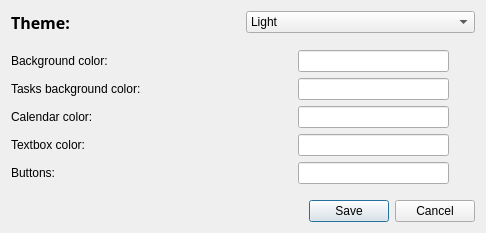
<?xml version="1.0" encoding="UTF-8"?>
<ui version="4.0">
 <class>Settings_dialog</class>
 <widget class="QDialog" name="Settings_dialog">
  <property name="geometry">
   <rect>
    <x>0</x>
    <y>0</y>
    <width>486</width>
    <height>233</height>
   </rect>
  </property>
  <property name="windowTitle">
   <string>Your settings</string>
  </property>
  <property name="windowIcon">
   <iconset resource="../resources/settings_res.qrc">
    <normaloff>:/settings.ico</normaloff>:/settings.ico</iconset>
  </property>
  <layout class="QGridLayout" name="gridLayout">
   <item row="3" column="0">
    <spacer name="verticalSpacer">
     <property name="orientation">
      <enum>Qt::Vertical</enum>
     </property>
     <property name="sizeHint" stdset="0">
      <size>
       <width>20</width>
       <height>40</height>
      </size>
     </property>
    </spacer>
   </item>
   <item row="2" column="0">
    <layout class="QGridLayout" name="gridLayout_2">
     <item row="1" column="2">
      <spacer name="horizontalSpacer">
       <property name="orientation">
        <enum>Qt::Horizontal</enum>
       </property>
       <property name="sizeHint" stdset="0">
        <size>
         <width>40</width>
         <height>20</height>
        </size>
       </property>
      </spacer>
     </item>
     <item row="4" column="1">
      <widget class="QLabel" name="tbLabel">
       <property name="text">
        <string>Textbox color:</string>
       </property>
      </widget>
     </item>
     <item row="2" column="2">
      <spacer name="horizontalSpacer_2">
       <property name="orientation">
        <enum>Qt::Horizontal</enum>
       </property>
       <property name="sizeHint" stdset="0">
        <size>
         <width>40</width>
         <height>20</height>
        </size>
       </property>
      </spacer>
     </item>
     <item row="5" column="3">
      <widget class="QLineEdit" name="buttonLineEdit"/>
     </item>
     <item row="5" column="2">
      <spacer name="horizontalSpacer_6">
       <property name="orientation">
        <enum>Qt::Horizontal</enum>
       </property>
       <property name="sizeHint" stdset="0">
        <size>
         <width>40</width>
         <height>20</height>
        </size>
       </property>
      </spacer>
     </item>
     <item row="2" column="3">
      <widget class="QLineEdit" name="tLineEdit"/>
     </item>
     <item row="3" column="3">
      <widget class="QLineEdit" name="cLineEdit"/>
     </item>
     <item row="1" column="3">
      <widget class="QLineEdit" name="bgLineEdit"/>
     </item>
     <item row="4" column="3">
      <widget class="QLineEdit" name="tbLineEdit"/>
     </item>
     <item row="3" column="2">
      <spacer name="horizontalSpacer_3">
       <property name="orientation">
        <enum>Qt::Horizontal</enum>
       </property>
       <property name="sizeHint" stdset="0">
        <size>
         <width>40</width>
         <height>20</height>
        </size>
       </property>
      </spacer>
     </item>
     <item row="1" column="1">
      <widget class="QLabel" name="bgLabel">
       <property name="text">
        <string>Background color:</string>
       </property>
      </widget>
     </item>
     <item row="4" column="2">
      <spacer name="horizontalSpacer_5">
       <property name="orientation">
        <enum>Qt::Horizontal</enum>
       </property>
       <property name="sizeHint" stdset="0">
        <size>
         <width>40</width>
         <height>20</height>
        </size>
       </property>
      </spacer>
     </item>
     <item row="3" column="1">
      <widget class="QLabel" name="cLabel">
       <property name="text">
        <string>Calendar color:</string>
       </property>
      </widget>
     </item>
     <item row="2" column="1">
      <widget class="QLabel" name="tLabel">
       <property name="text">
        <string>Tasks background color:</string>
       </property>
      </widget>
     </item>
     <item row="5" column="1">
      <widget class="QLabel" name="buttonLabel">
       <property name="text">
        <string>Buttons:</string>
       </property>
      </widget>
     </item>
     <item row="1" column="4">
      <widget class="QLabel" name="bgLabelBox">
       <property name="sizePolicy">
        <sizepolicy hsizetype="Fixed" vsizetype="Fixed">
         <horstretch>0</horstretch>
         <verstretch>0</verstretch>
        </sizepolicy>
       </property>
       <property name="minimumSize">
        <size>
         <width>20</width>
         <height>22</height>
        </size>
       </property>
       <property name="maximumSize">
        <size>
         <width>20</width>
         <height>22</height>
        </size>
       </property>
       <property name="text">
        <string/>
       </property>
      </widget>
     </item>
     <item row="2" column="4">
      <widget class="QLabel" name="tLabelBox">
       <property name="sizePolicy">
        <sizepolicy hsizetype="Fixed" vsizetype="Fixed">
         <horstretch>0</horstretch>
         <verstretch>0</verstretch>
        </sizepolicy>
       </property>
       <property name="minimumSize">
        <size>
         <width>20</width>
         <height>22</height>
        </size>
       </property>
       <property name="maximumSize">
        <size>
         <width>20</width>
         <height>22</height>
        </size>
       </property>
       <property name="text">
        <string/>
       </property>
      </widget>
     </item>
     <item row="3" column="4">
      <widget class="QLabel" name="cLabelBox">
       <property name="sizePolicy">
        <sizepolicy hsizetype="Fixed" vsizetype="Fixed">
         <horstretch>0</horstretch>
         <verstretch>0</verstretch>
        </sizepolicy>
       </property>
       <property name="minimumSize">
        <size>
         <width>20</width>
         <height>22</height>
        </size>
       </property>
       <property name="maximumSize">
        <size>
         <width>20</width>
         <height>22</height>
        </size>
       </property>
       <property name="text">
        <string/>
       </property>
      </widget>
     </item>
     <item row="4" column="4">
      <widget class="QLabel" name="tbLabelBox">
       <property name="sizePolicy">
        <sizepolicy hsizetype="Fixed" vsizetype="Fixed">
         <horstretch>0</horstretch>
         <verstretch>0</verstretch>
        </sizepolicy>
       </property>
       <property name="minimumSize">
        <size>
         <width>20</width>
         <height>22</height>
        </size>
       </property>
       <property name="maximumSize">
        <size>
         <width>20</width>
         <height>22</height>
        </size>
       </property>
       <property name="text">
        <string/>
       </property>
      </widget>
     </item>
     <item row="5" column="4">
      <widget class="QLabel" name="buttonLabelBox">
       <property name="sizePolicy">
        <sizepolicy hsizetype="Fixed" vsizetype="Fixed">
         <horstretch>0</horstretch>
         <verstretch>0</verstretch>
        </sizepolicy>
       </property>
       <property name="minimumSize">
        <size>
         <width>20</width>
         <height>22</height>
        </size>
       </property>
       <property name="maximumSize">
        <size>
         <width>20</width>
         <height>22</height>
        </size>
       </property>
       <property name="text">
        <string/>
       </property>
      </widget>
     </item>
    </layout>
   </item>
   <item row="0" column="0">
    <layout class="QHBoxLayout" name="horizontalLayout">
     <item>
      <widget class="QLabel" name="themeLabel">
       <property name="font">
        <font>
         <family>Bahnschrift SemiBold</family>
         <pointsize>12</pointsize>
         <bold>true</bold>
        </font>
       </property>
       <property name="text">
        <string>Theme:</string>
       </property>
      </widget>
     </item>
     <item>
      <widget class="QComboBox" name="comboBox">
       <property name="editable">
        <bool>false</bool>
       </property>
       <item>
        <property name="text">
         <string>Light</string>
        </property>
       </item>
       <item>
        <property name="text">
         <string>Dark</string>
        </property>
       </item>
       <item>
        <property name="text">
         <string>Custom</string>
        </property>
       </item>
      </widget>
     </item>
    </layout>
   </item>
   <item row="1" column="0">
    <spacer name="verticalSpacer_2">
     <property name="orientation">
      <enum>Qt::Vertical</enum>
     </property>
     <property name="sizeHint" stdset="0">
      <size>
       <width>20</width>
       <height>40</height>
      </size>
     </property>
    </spacer>
   </item>
   <item row="4" column="0">
    <layout class="QHBoxLayout" name="horizontalLayout_2">
     <item>
      <spacer name="horizontalSpacer_4">
       <property name="orientation">
        <enum>Qt::Horizontal</enum>
       </property>
       <property name="sizeHint" stdset="0">
        <size>
         <width>40</width>
         <height>20</height>
        </size>
       </property>
      </spacer>
     </item>
     <item>
      <widget class="QPushButton" name="saveButton">
       <property name="text">
        <string>Save</string>
       </property>
      </widget>
     </item>
     <item>
      <widget class="QPushButton" name="cancelButton">
       <property name="text">
        <string>Cancel</string>
       </property>
      </widget>
     </item>
    </layout>
   </item>
  </layout>
 </widget>
 <tabstops>
  <tabstop>comboBox</tabstop>
  <tabstop>bgLineEdit</tabstop>
  <tabstop>tLineEdit</tabstop>
  <tabstop>cLineEdit</tabstop>
  <tabstop>tbLineEdit</tabstop>
  <tabstop>buttonLineEdit</tabstop>
  <tabstop>saveButton</tabstop>
  <tabstop>cancelButton</tabstop>
 </tabstops>
 <resources>
  <include location="../resources/settings_res.qrc"/>
 </resources>
 <connections/>
</ui>
